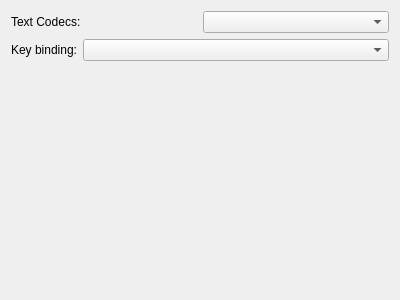
<?xml version="1.0" encoding="UTF-8"?>
<ui version="4.0">
 <class>CFrmParameterTerminalBehavior</class>
 <widget class="QWidget" name="CFrmParameterTerminalBehavior">
  <property name="geometry">
   <rect>
    <x>0</x>
    <y>0</y>
    <width>400</width>
    <height>300</height>
   </rect>
  </property>
  <property name="windowTitle">
   <string>Behavior</string>
  </property>
  <layout class="QGridLayout" name="gridLayout">
   <item row="1" column="0">
    <layout class="QHBoxLayout" name="horizontalLayout">
     <item>
      <widget class="QLabel" name="label_7">
       <property name="text">
        <string>Key binding:</string>
       </property>
       <property name="wordWrap">
        <bool>true</bool>
       </property>
      </widget>
     </item>
     <item>
      <widget class="QComboBox" name="cbKeyBinding">
       <property name="sizePolicy">
        <sizepolicy hsizetype="Expanding" vsizetype="Fixed">
         <horstretch>0</horstretch>
         <verstretch>0</verstretch>
        </sizepolicy>
       </property>
      </widget>
     </item>
    </layout>
   </item>
   <item row="0" column="0">
    <layout class="QHBoxLayout" name="horizontalLayout_8">
     <item>
      <widget class="QLabel" name="label_8">
       <property name="text">
        <string>Text Codecs:</string>
       </property>
       <property name="wordWrap">
        <bool>true</bool>
       </property>
      </widget>
     </item>
     <item>
      <widget class="QComboBox" name="cbTextCodecs">
       <property name="sizePolicy">
        <sizepolicy hsizetype="Preferred" vsizetype="Fixed">
         <horstretch>0</horstretch>
         <verstretch>0</verstretch>
        </sizepolicy>
       </property>
      </widget>
     </item>
    </layout>
   </item>
   <item row="2" column="0">
    <spacer name="verticalSpacer">
     <property name="orientation">
      <enum>Qt::Vertical</enum>
     </property>
     <property name="sizeHint" stdset="0">
      <size>
       <width>20</width>
       <height>40</height>
      </size>
     </property>
    </spacer>
   </item>
  </layout>
 </widget>
 <resources/>
 <connections/>
</ui>
